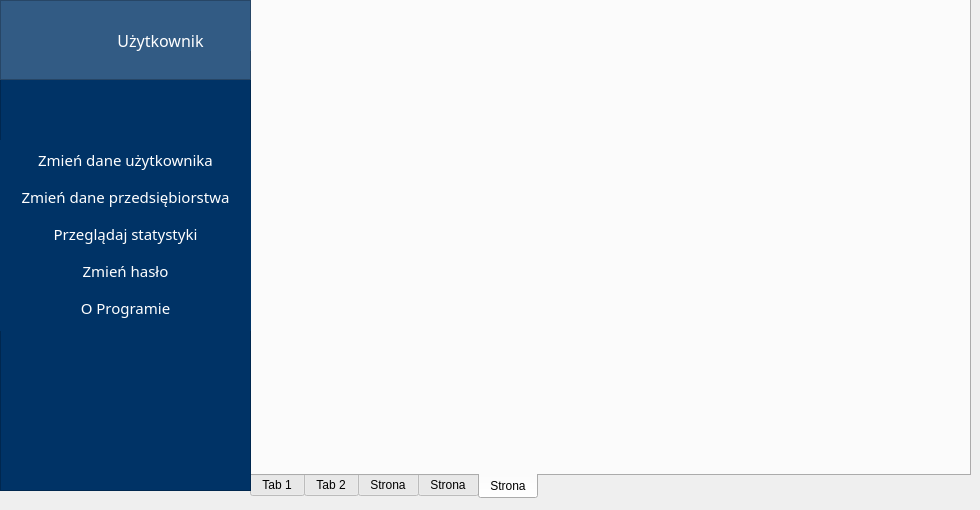
    <widget class="QWidget" name="ustawieniaTab_2">
     <attribute name="title">
      <string>Ustawienia</string>
     </attribute>
     <widget class="QTabWidget" name="tabWidget">
      <property name="geometry">
       <rect>
        <x>250</x>
        <y>-2</y>
        <width>721</width>
        <height>501</height>
       </rect>
      </property>
      <property name="tabPosition">
       <enum>QTabWidget::South</enum>
      </property>
      <property name="currentIndex">
       <number>4</number>
      </property>
      <widget class="QWidget" name="tab">
       <attribute name="title">
        <string>Tab 1</string>
       </attribute>
      </widget>
      <widget class="QWidget" name="tab_2">
       <attribute name="title">
        <string>Tab 2</string>
       </attribute>
      </widget>
      <widget class="QWidget" name="tab_3">
       <attribute name="title">
        <string>Strona</string>
       </attribute>
      </widget>
      <widget class="QWidget" name="tab_4">
       <attribute name="title">
        <string>Strona</string>
       </attribute>
      </widget>
      <widget class="QWidget" name="tab_5">
       <attribute name="title">
        <string>Strona</string>
       </attribute>
      </widget>
     </widget>
     <widget class="QFrame" name="frame_2">
      <property name="geometry">
       <rect>
        <x>0</x>
        <y>0</y>
        <width>251</width>
        <height>491</height>
       </rect>
      </property>
      <property name="styleSheet">
       <string notr="true">background-color: rgb(0,51,102);</string>
      </property>
      <property name="frameShape">
       <enum>QFrame::StyledPanel</enum>
      </property>
      <property name="frameShadow">
       <enum>QFrame::Raised</enum>
      </property>
      <widget class="QFrame" name="frame_3">
       <property name="geometry">
        <rect>
         <x>0</x>
         <y>0</y>
         <width>251</width>
         <height>80</height>
        </rect>
       </property>
       <property name="styleSheet">
        <string notr="true">background-color: rgb(50,91,132);</string>
       </property>
       <property name="frameShape">
        <enum>QFrame::StyledPanel</enum>
       </property>
       <property name="frameShadow">
        <enum>QFrame::Raised</enum>
       </property>
       <widget class="QLabel" name="label_39">
        <property name="geometry">
         <rect>
          <x>20</x>
          <y>16</y>
          <width>51</width>
          <height>51</height>
         </rect>
        </property>
        <property name="text">
         <string/>
        </property>
        <property name="pixmap">
         <pixmap resource="images.qrc">:/icons/img_rc/user-3.png</pixmap>
        </property>
        <property name="scaledContents">
         <bool>true</bool>
        </property>
       </widget>
       <widget class="QLabel" name="userNameLabel">
        <property name="geometry">
         <rect>
          <x>70</x>
          <y>30</y>
          <width>181</width>
          <height>21</height>
         </rect>
        </property>
        <property name="font">
         <font>
          <family>Fira Sans Light</family>
          <pointsize>12</pointsize>
         </font>
        </property>
        <property name="styleSheet">
         <string notr="true">color: rgb(255,255,255);</string>
        </property>
        <property name="text">
         <string>Użytkownik</string>
        </property>
        <property name="alignment">
         <set>Qt::AlignCenter</set>
        </property>
       </widget>
      </widget>
      <widget class="QWidget" name="layoutWidget">
       <property name="geometry">
        <rect>
         <x>0</x>
         <y>140</y>
         <width>251</width>
         <height>191</height>
        </rect>
       </property>
       <layout class="QVBoxLayout" name="verticalLayout_21">
        <item>
         <widget class="QPushButton" name="pushButton_25">
          <property name="font">
           <font>
            <family>Fira Sans Light</family>
            <pointsize>11</pointsize>
           </font>
          </property>
          <property name="styleSheet">
           <string notr="true">color: rgb(255,255,255);
border: none;</string>
          </property>
          <property name="text">
           <string>Zmień dane użytkownika</string>
          </property>
          <property name="flat">
           <bool>true</bool>
          </property>
         </widget>
        </item>
        <item>
         <widget class="QPushButton" name="pushButton_26">
          <property name="font">
           <font>
            <family>Fira Sans Light</family>
            <pointsize>11</pointsize>
           </font>
          </property>
          <property name="styleSheet">
           <string notr="true">color: rgb(255,255,255);
border: none;</string>
          </property>
          <property name="text">
           <string>Zmień dane przedsiębiorstwa</string>
          </property>
          <property name="flat">
           <bool>true</bool>
          </property>
         </widget>
        </item>
        <item>
         <widget class="QPushButton" name="pushButton_27">
          <property name="font">
           <font>
            <family>Fira Sans Light</family>
            <pointsize>11</pointsize>
           </font>
          </property>
          <property name="styleSheet">
           <string notr="true">color: rgb(255,255,255);
border: none;</string>
          </property>
          <property name="text">
           <string>Przeglądaj statystyki</string>
          </property>
          <property name="flat">
           <bool>true</bool>
          </property>
         </widget>
        </item>
        <item>
         <widget class="QPushButton" name="pushButton_28">
          <property name="font">
           <font>
            <family>Fira Sans Light</family>
            <pointsize>11</pointsize>
           </font>
          </property>
          <property name="styleSheet">
           <string notr="true">color: rgb(255,255,255);
border: none;</string>
          </property>
          <property name="text">
           <string>Zmień hasło</string>
          </property>
          <property name="flat">
           <bool>true</bool>
          </property>
         </widget>
        </item>
        <item>
         <widget class="QPushButton" name="pushButton_29">
          <property name="font">
           <font>
            <family>Fira Sans Light</family>
            <pointsize>11</pointsize>
           </font>
          </property>
          <property name="styleSheet">
           <string notr="true">color: rgb(255,255,255);
border: none;</string>
          </property>
          <property name="text">
           <string>O Programie</string>
          </property>
          <property name="flat">
           <bool>true</bool>
          </property>
         </widget>
        </item>
       </layout>
      </widget>
     </widget>
    </widget>
